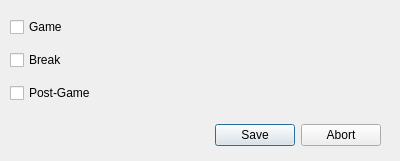
<?xml version="1.0" encoding="UTF-8"?>
<ui version="4.0">
 <class>AutomaticEntrypointDialog</class>
 <widget class="QDialog" name="AutomaticEntrypointDialog">
  <property name="geometry">
   <rect>
    <x>0</x>
    <y>0</y>
    <width>400</width>
    <height>161</height>
   </rect>
  </property>
  <property name="windowTitle">
   <string>Dialog</string>
  </property>
  <property name="toolTip">
   <string>&lt;html&gt;&lt;head/&gt;&lt;body&gt;&lt;p&gt;Select entrypoints that will be loaded automatically, when the game stage &lt;span style=&quot; font-weight:700;&quot;&gt;changes &lt;/span&gt;to a set of stages. &lt;/p&gt;&lt;p&gt;An automatically selected entrypoint can be overwritten in the usual way by selecting an entrypoint outside this dialog (i.e. the system will not force the automatic entrypoint back into being loaded).&lt;/p&gt;&lt;/body&gt;&lt;/html&gt;</string>
  </property>
  <widget class="QDialogButtonBox" name="buttonBox">
   <property name="geometry">
    <rect>
     <x>0</x>
     <y>120</y>
     <width>381</width>
     <height>31</height>
    </rect>
   </property>
   <property name="orientation">
    <enum>Qt::Horizontal</enum>
   </property>
   <property name="standardButtons">
    <set>QDialogButtonBox::Abort|QDialogButtonBox::Save</set>
   </property>
  </widget>
  <widget class="QWidget" name="gridLayoutWidget">
   <property name="geometry">
    <rect>
     <x>10</x>
     <y>10</y>
     <width>371</width>
     <height>101</height>
    </rect>
   </property>
   <layout class="QGridLayout" name="gridLayout">
    <item row="0" column="0">
     <widget class="QCheckBox" name="enableGame">
      <property name="text">
       <string>Game</string>
      </property>
     </widget>
    </item>
    <item row="1" column="0">
     <widget class="QCheckBox" name="enableBreak">
      <property name="text">
       <string>Break</string>
      </property>
     </widget>
    </item>
    <item row="2" column="0">
     <widget class="QCheckBox" name="enablePostgame">
      <property name="text">
       <string>Post-Game</string>
      </property>
     </widget>
    </item>
   </layout>
  </widget>
 </widget>
 <resources/>
 <connections>
  <connection>
   <sender>buttonBox</sender>
   <signal>accepted()</signal>
   <receiver>AutomaticEntrypointDialog</receiver>
   <slot>accept()</slot>
   <hints>
    <hint type="sourcelabel">
     <x>248</x>
     <y>254</y>
    </hint>
    <hint type="destinationlabel">
     <x>157</x>
     <y>274</y>
    </hint>
   </hints>
  </connection>
  <connection>
   <sender>buttonBox</sender>
   <signal>rejected()</signal>
   <receiver>AutomaticEntrypointDialog</receiver>
   <slot>reject()</slot>
   <hints>
    <hint type="sourcelabel">
     <x>316</x>
     <y>260</y>
    </hint>
    <hint type="destinationlabel">
     <x>286</x>
     <y>274</y>
    </hint>
   </hints>
  </connection>
 </connections>
</ui>
